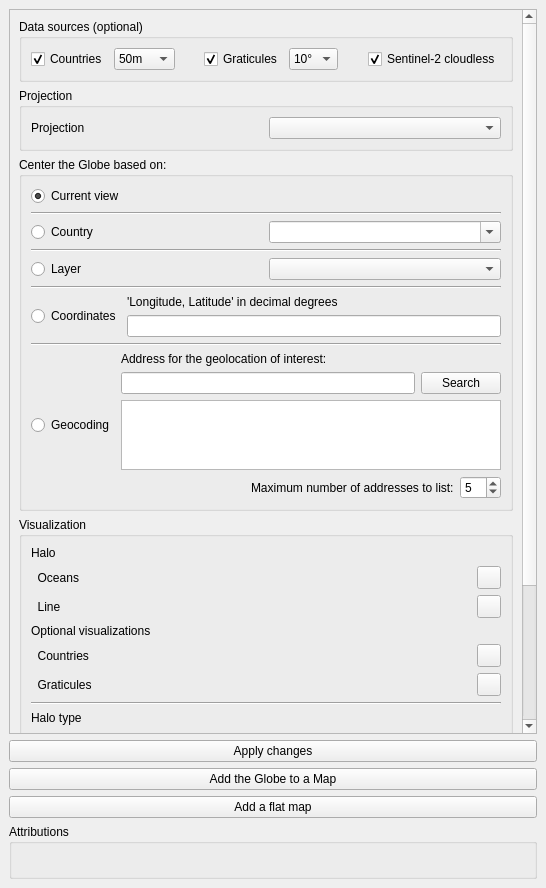
<?xml version="1.0" encoding="UTF-8"?>
<ui version="4.0">
 <class>GlobeBuilderDockWidgetBase</class>
 <widget class="QDockWidget" name="GlobeBuilderDockWidgetBase">
  <property name="geometry">
   <rect>
    <x>0</x>
    <y>0</y>
    <width>546</width>
    <height>888</height>
   </rect>
  </property>
  <property name="floating">
   <bool>false</bool>
  </property>
  <property name="windowTitle">
   <string>Globe Builder</string>
  </property>
  <widget class="QWidget" name="dockWidgetContents">
   <layout class="QVBoxLayout" name="verticalLayout_7">
    <item>
     <layout class="QVBoxLayout" name="verticalLayoutMain" stretch="0,0,0">
      <property name="sizeConstraint">
       <enum>QLayout::SetNoConstraint</enum>
      </property>
      <item>
       <widget class="QScrollArea" name="scrollArea">
        <property name="widgetResizable">
         <bool>true</bool>
        </property>
        <widget class="QWidget" name="scrollAreaWidgetContents_2">
         <property name="geometry">
          <rect>
           <x>0</x>
           <y>-143</y>
           <width>510</width>
           <height>886</height>
          </rect>
         </property>
         <layout class="QVBoxLayout" name="verticalLayout_10">
          <item>
           <layout class="QVBoxLayout" name="verticalLayout_9">
            <item>
             <widget class="QgsCollapsibleGroupBox" name="mGroupBox">
              <property name="title">
               <string>Data sources (optional)</string>
              </property>
              <property name="collapsed">
               <bool>false</bool>
              </property>
              <layout class="QVBoxLayout" name="verticalLayout_11">
               <item>
                <layout class="QVBoxLayout" name="verticalLayout_6">
                 <item>
                  <layout class="QHBoxLayout" name="horizontalLayout_9">
                   <item>
                    <widget class="QCheckBox" name="checkBoxCountries">
                     <property name="text">
                      <string>Countries</string>
                     </property>
                     <property name="checked">
                      <bool>true</bool>
                     </property>
                    </widget>
                   </item>
                   <item>
                    <widget class="QComboBox" name="comboBoxCountries">
                     <item>
                      <property name="text">
                       <string>50m</string>
                      </property>
                     </item>
                     <item>
                      <property name="text">
                       <string>110m</string>
                      </property>
                     </item>
                    </widget>
                   </item>
                   <item>
                    <spacer name="horizontalSpacer_8">
                     <property name="orientation">
                      <enum>Qt::Horizontal</enum>
                     </property>
                     <property name="sizeHint" stdset="0">
                      <size>
                       <width>40</width>
                       <height>20</height>
                      </size>
                     </property>
                    </spacer>
                   </item>
                   <item>
                    <widget class="QCheckBox" name="checkBoxGraticules">
                     <property name="text">
                      <string>Graticules</string>
                     </property>
                     <property name="checked">
                      <bool>true</bool>
                     </property>
                    </widget>
                   </item>
                   <item>
                    <widget class="QComboBox" name="comboBoxGraticules">
                     <item>
                      <property name="text">
                       <string>10°</string>
                      </property>
                     </item>
                     <item>
                      <property name="text">
                       <string>2°</string>
                      </property>
                     </item>
                     <item>
                      <property name="text">
                       <string>5°</string>
                      </property>
                     </item>
                     <item>
                      <property name="text">
                       <string>20°</string>
                      </property>
                     </item>
                     <item>
                      <property name="text">
                       <string>30°</string>
                      </property>
                     </item>
                    </widget>
                   </item>
                   <item>
                    <spacer name="horizontalSpacer_9">
                     <property name="orientation">
                      <enum>Qt::Horizontal</enum>
                     </property>
                     <property name="sizeHint" stdset="0">
                      <size>
                       <width>40</width>
                       <height>20</height>
                      </size>
                     </property>
                    </spacer>
                   </item>
                   <item>
                    <widget class="QCheckBox" name="checkBoxS2cloudless">
                     <property name="text">
                      <string>Sentinel-2 cloudless</string>
                     </property>
                     <property name="checked">
                      <bool>true</bool>
                     </property>
                    </widget>
                   </item>
                  </layout>
                 </item>
                </layout>
               </item>
              </layout>
             </widget>
            </item>
           </layout>
          </item>
          <item>
           <widget class="QgsCollapsibleGroupBox" name="mGroupBox_5">
            <property name="title">
             <string>Projection</string>
            </property>
            <layout class="QHBoxLayout" name="horizontalLayout_17">
             <item>
              <widget class="QLabel" name="label_14">
               <property name="text">
                <string>Projection</string>
               </property>
              </widget>
             </item>
             <item>
              <widget class="QComboBox" name="comboBoxProjections"/>
             </item>
            </layout>
           </widget>
          </item>
          <item>
           <widget class="QgsCollapsibleGroupBox" name="centeringGroupBox">
            <property name="enabled">
             <bool>true</bool>
            </property>
            <property name="title">
             <string>Center the Globe based on:</string>
            </property>
            <property name="flat">
             <bool>false</bool>
            </property>
            <property name="collapsed">
             <bool>false</bool>
            </property>
            <layout class="QVBoxLayout" name="verticalLayout_12">
             <item>
              <layout class="QVBoxLayout" name="verticalLayout_5">
               <item>
                <widget class="QRadioButton" name="radioButtonCenter">
                 <property name="text">
                  <string>Current view</string>
                 </property>
                 <property name="checked">
                  <bool>true</bool>
                 </property>
                </widget>
               </item>
               <item>
                <widget class="Line" name="line_3">
                 <property name="orientation">
                  <enum>Qt::Horizontal</enum>
                 </property>
                </widget>
               </item>
               <item>
                <layout class="QHBoxLayout" name="horizontalLayout_name">
                 <item>
                  <widget class="QRadioButton" name="radioButtonName">
                   <property name="text">
                    <string>Country</string>
                   </property>
                  </widget>
                 </item>
                 <item>
                  <widget class="QComboBox" name="comboBoxNames">
                   <property name="editable">
                    <bool>true</bool>
                   </property>
                  </widget>
                 </item>
                </layout>
               </item>
               <item>
                <widget class="Line" name="line_name">
                 <property name="orientation">
                  <enum>Qt::Horizontal</enum>
                 </property>
                </widget>
               </item>
               <item>
                <layout class="QHBoxLayout" name="horizontalLayout_12">
                 <item>
                  <widget class="QRadioButton" name="radioButtonLayer">
                   <property name="text">
                    <string>Layer</string>
                   </property>
                  </widget>
                 </item>
                 <item>
                  <widget class="QgsMapLayerComboBox" name="mMapLayerComboBox"/>
                 </item>
                </layout>
               </item>
               <item>
                <widget class="Line" name="line_4">
                 <property name="orientation">
                  <enum>Qt::Horizontal</enum>
                 </property>
                </widget>
               </item>
               <item>
                <layout class="QHBoxLayout" name="horizontalLayout_4">
                 <item>
                  <widget class="QRadioButton" name="radioButtonCoordinates">
                   <property name="text">
                    <string>Coordinates</string>
                   </property>
                  </widget>
                 </item>
                 <item>
                  <layout class="QVBoxLayout" name="verticalLayout">
                   <item>
                    <widget class="QLabel" name="label_2">
                     <property name="text">
                      <string>'Longitude, Latitude' in decimal degrees</string>
                     </property>
                    </widget>
                   </item>
                   <item>
                    <widget class="QLineEdit" name="lineEditLonLat"/>
                   </item>
                  </layout>
                 </item>
                </layout>
               </item>
               <item>
                <widget class="Line" name="line">
                 <property name="orientation">
                  <enum>Qt::Horizontal</enum>
                 </property>
                </widget>
               </item>
               <item>
                <layout class="QHBoxLayout" name="horizontalLayout_5">
                 <item>
                  <widget class="QRadioButton" name="radioButtonGeocoding">
                   <property name="text">
                    <string>Geocoding</string>
                   </property>
                  </widget>
                 </item>
                 <item>
                  <layout class="QVBoxLayout" name="verticalLayout_2">
                   <item>
                    <widget class="QLabel" name="label_3">
                     <property name="text">
                      <string>Address for the geolocation of interest:</string>
                     </property>
                    </widget>
                   </item>
                   <item>
                    <layout class="QHBoxLayout" name="horizontalLayout">
                     <item>
                      <widget class="QLineEdit" name="lineEditGeocoding"/>
                     </item>
                     <item>
                      <widget class="QPushButton" name="pushButtonSearch">
                       <property name="text">
                        <string>Search</string>
                       </property>
                      </widget>
                     </item>
                    </layout>
                   </item>
                   <item>
                    <widget class="QListWidget" name="listWidgetGeocodingResults"/>
                   </item>
                   <item>
                    <layout class="QHBoxLayout" name="horizontalLayout_2">
                     <item>
                      <spacer name="horizontalSpacer_2">
                       <property name="orientation">
                        <enum>Qt::Horizontal</enum>
                       </property>
                       <property name="sizeHint" stdset="0">
                        <size>
                         <width>40</width>
                         <height>20</height>
                        </size>
                       </property>
                      </spacer>
                     </item>
                     <item>
                      <widget class="QLabel" name="label_4">
                       <property name="sizePolicy">
                        <sizepolicy hsizetype="Preferred" vsizetype="Preferred">
                         <horstretch>0</horstretch>
                         <verstretch>0</verstretch>
                        </sizepolicy>
                       </property>
                       <property name="text">
                        <string>Maximum number of addresses to list:</string>
                       </property>
                      </widget>
                     </item>
                     <item>
                      <widget class="QSpinBox" name="spinBoxMaxResults">
                       <property name="sizePolicy">
                        <sizepolicy hsizetype="Preferred" vsizetype="Fixed">
                         <horstretch>0</horstretch>
                         <verstretch>0</verstretch>
                        </sizepolicy>
                       </property>
                       <property name="maximumSize">
                        <size>
                         <width>50</width>
                         <height>16777215</height>
                        </size>
                       </property>
                       <property name="minimum">
                        <number>1</number>
                       </property>
                       <property name="maximum">
                        <number>10</number>
                       </property>
                       <property name="value">
                        <number>5</number>
                       </property>
                      </widget>
                     </item>
                    </layout>
                   </item>
                  </layout>
                 </item>
                </layout>
               </item>
              </layout>
             </item>
            </layout>
           </widget>
          </item>
          <item>
           <widget class="QgsCollapsibleGroupBox" name="mGroupBox_3">
            <property name="title">
             <string>Visualization</string>
            </property>
            <property name="collapsed">
             <bool>false</bool>
            </property>
            <layout class="QVBoxLayout" name="verticalLayout_13">
             <item>
              <layout class="QVBoxLayout" name="horizontalLayout_11">
               <item>
                <layout class="QVBoxLayout" name="verticalLayout_14">
                 <item>
                  <layout class="QGridLayout" name="gridLayout_2">
                   <item row="2" column="0">
                    <widget class="QLabel" name="label_15">
                     <property name="text">
                      <string>  Oceans</string>
                     </property>
                    </widget>
                   </item>
                   <item row="1" column="0">
                    <widget class="QLabel" name="label_11">
                     <property name="font">
                      <font>
                       <weight>50</weight>
                       <bold>false</bold>
                      </font>
                     </property>
                     <property name="text">
                      <string>Halo</string>
                     </property>
                    </widget>
                   </item>
                   <item row="3" column="0">
                    <widget class="QLabel" name="label_17">
                     <property name="text">
                      <string>  Line</string>
                     </property>
                    </widget>
                   </item>
                   <item row="6" column="0">
                    <widget class="QLabel" name="label_12">
                     <property name="text">
                      <string>  Graticules</string>
                     </property>
                    </widget>
                   </item>
                   <item row="6" column="1">
                    <widget class="QgsColorButton" name="mColorButtonGraticules">
                     <property name="allowOpacity">
                      <bool>true</bool>
                     </property>
                    </widget>
                   </item>
                   <item row="5" column="0">
                    <widget class="QLabel" name="label_7">
                     <property name="text">
                      <string>  Countries</string>
                     </property>
                    </widget>
                   </item>
                   <item row="5" column="1">
                    <widget class="QgsColorButton" name="mColorButtonCountries">
                     <property name="allowOpacity">
                      <bool>true</bool>
                     </property>
                    </widget>
                   </item>
                   <item row="4" column="0">
                    <widget class="QLabel" name="label_18">
                     <property name="text">
                      <string>Optional visualizations</string>
                     </property>
                    </widget>
                   </item>
                   <item row="3" column="1">
                    <widget class="QgsColorButton" name="mColorButtonHalo">
                     <property name="allowOpacity">
                      <bool>true</bool>
                     </property>
                    </widget>
                   </item>
                   <item row="2" column="1">
                    <widget class="QgsColorButton" name="mColorButtonHFill"/>
                   </item>
                  </layout>
                 </item>
                 <item>
                  <spacer name="verticalSpacer_2">
                   <property name="orientation">
                    <enum>Qt::Vertical</enum>
                   </property>
                   <property name="sizeHint" stdset="0">
                    <size>
                     <width>20</width>
                     <height>40</height>
                    </size>
                   </property>
                  </spacer>
                 </item>
                </layout>
               </item>
               <item>
                <widget class="Line" name="line_2">
                 <property name="orientation">
                  <enum>Qt::Horizontal</enum>
                 </property>
                </widget>
               </item>
               <item>
                <layout class="QVBoxLayout" name="verticalLayout_3">
                 <item>
                  <widget class="QLabel" name="label_10">
                   <property name="text">
                    <string>Halo type</string>
                   </property>
                  </widget>
                 </item>
                 <item>
                  <spacer name="verticalSpacer">
                   <property name="orientation">
                    <enum>Qt::Vertical</enum>
                   </property>
                   <property name="sizeHint" stdset="0">
                    <size>
                     <width>20</width>
                     <height>40</height>
                    </size>
                   </property>
                  </spacer>
                 </item>
                 <item>
                  <widget class="QRadioButton" name="radioButtonHHalo">
                   <property name="text">
                    <string>Halo, no oceans</string>
                   </property>
                   <property name="checked">
                    <bool>true</bool>
                   </property>
                  </widget>
                 </item>
                 <item>
                  <widget class="QRadioButton" name="radioButtonHFillWithHalo">
                   <property name="text">
                    <string>Halo, with oceans</string>
                   </property>
                  </widget>
                 </item>
                 <item>
                  <widget class="QRadioButton" name="radioButtonHOutline">
                   <property name="text">
                    <string>Outline, no oceans</string>
                   </property>
                  </widget>
                 </item>
                 <item>
                  <widget class="QRadioButton" name="radioButtonHFill">
                   <property name="text">
                    <string>Outline, with oceans</string>
                   </property>
                  </widget>
                 </item>
                 <item>
                  <widget class="QRadioButton" name="radioButtonHNone">
                   <property name="text">
                    <string>None</string>
                   </property>
                  </widget>
                 </item>
                </layout>
               </item>
              </layout>
             </item>
             <item>
              <widget class="Line" name="line_5">
               <property name="orientation">
                <enum>Qt::Horizontal</enum>
               </property>
              </widget>
             </item>
             <item>
              <layout class="QHBoxLayout" name="horizontalLayout_14">
               <item>
                <spacer name="horizontalSpacer_6">
                 <property name="orientation">
                  <enum>Qt::Horizontal</enum>
                 </property>
                 <property name="sizeHint" stdset="0">
                  <size>
                   <width>40</width>
                   <height>20</height>
                  </size>
                 </property>
                </spacer>
               </item>
              </layout>
             </item>
            </layout>
           </widget>
          </item>
          <item>
           <spacer name="verticalSpacer_3">
            <property name="orientation">
             <enum>Qt::Vertical</enum>
            </property>
            <property name="sizeHint" stdset="0">
             <size>
              <width>20</width>
              <height>40</height>
             </size>
            </property>
           </spacer>
          </item>
         </layout>
        </widget>
       </widget>
      </item>
      <item>
       <layout class="QVBoxLayout" name="horizontalLayout_3">
        <item>
         <widget class="QPushButton" name="pushButtonApplyVisualizations">
          <property name="text">
           <string>Apply changes</string>
          </property>
         </widget>
        </item>
        <item>
         <widget class="QPushButton" name="pushButtonRun">
          <property name="text">
           <string>Add the Globe to a Map</string>
          </property>
         </widget>
        </item>
        <item>
         <widget class="QPushButton" name="pushButtonFlatMap">
          <property name="text">
           <string>Add a flat map</string>
          </property>
         </widget>
        </item>
       </layout>
      </item>
      <item>
       <widget class="QgsCollapsibleGroupBox" name="groupBox_6">
        <property name="title">
         <string>Attributions</string>
        </property>
        <property name="collapsed">
         <bool>true</bool>
        </property>
        <layout class="QVBoxLayout" name="verticalLayout_8">
         <item>
          <widget class="QLabel" name="label_5">
           <property name="text">
            <string/>
           </property>
           <property name="wordWrap">
            <bool>true</bool>
           </property>
          </widget>
         </item>
        </layout>
       </widget>
      </item>
     </layout>
    </item>
   </layout>
  </widget>
 </widget>
 <customwidgets>
  <customwidget>
   <class>QgsCollapsibleGroupBox</class>
   <extends>QGroupBox</extends>
   <header>qgscollapsiblegroupbox.h</header>
   <container>1</container>
  </customwidget>
  <customwidget>
   <class>QgsColorButton</class>
   <extends>QToolButton</extends>
   <header>qgscolorbutton.h</header>
  </customwidget>
  <customwidget>
   <class>QgsMapLayerComboBox</class>
   <extends>QComboBox</extends>
   <header>qgsmaplayercombobox.h</header>
  </customwidget>
 </customwidgets>
 <resources/>
 <connections/>
</ui>
